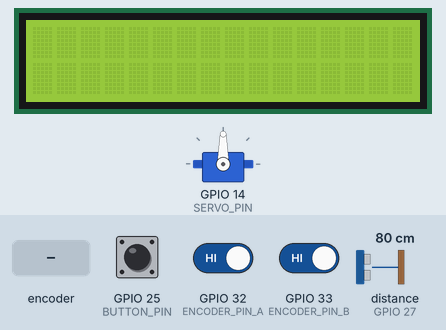
Recording of a sketch running on a simulated ESP32. On the bench: 16×2 character LCD, servo. Wiring (inferred from the names in the program): ultrasonic range finder: trigger GPIO 26; echo GPIO 27. Inputs (shaded band) come from the test bench; at power-on: distance to the obstacle (sensor on GPIO 27) 80 cm, GPIO 25 (BUTTON_PIN) HIGH, GPIO 32 (ENCODER_PIN_A) HIGH, GPIO 33 (ENCODER_PIN_B) HIGH. The echo pulse lasts 58.3 µs per cm; WiFi joins after 1.5 s; servers stay silent unless stated; no MQTT or app messages arrive unless stated; what the sketch prints to the serial monitor is not drawn.

Above: at 3.3 s.
3.4 s: distance to the obstacle (sensor on GPIO 27) set to 54 cm
4.9 s: distance to the obstacle (sensor on GPIO 27) set to 46 cm
At 6.3 s:
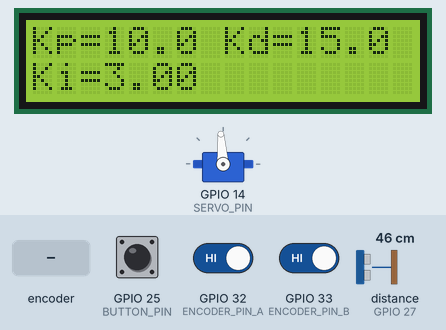
7.9 s: distance to the obstacle (sensor on GPIO 27) set to 18 cm
9.7 s: rotary encoder on GPIO 32 (ENCODER_PIN_A) / GPIO 33 (ENCODER_PIN_B) turned 1 step (first pin leading)
At 10.8 s:
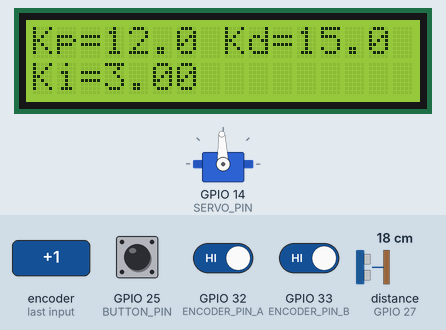
11.4 s: rotary encoder on GPIO 32 (ENCODER_PIN_A) / GPIO 33 (ENCODER_PIN_B) turned 1 step (first pin leading)
At 12.8 s:
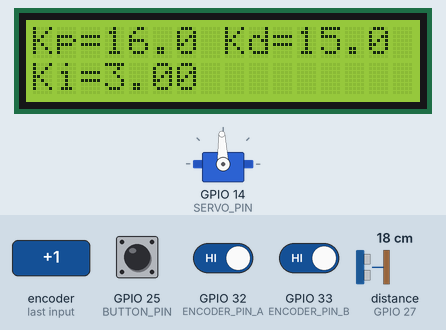
Timing chart, 0 to 14.1 s (numbered marks = the images above; inputs shaded):
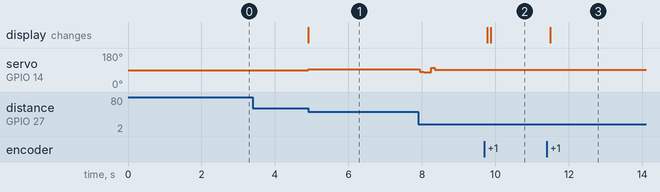

Measured:
- the behaviour switches between 51 and 50 cm on distance to the obstacle (sensor on GPIO 27) (found by bisection; images 0 and 1)
- after the input at 3.4 s, every drawn part: stays the same
- after the input at 4.9 s, servo on GPIO 14 (SERVO_PIN): 90° → 93° at once, → 94° 0.20 s later, → 95° 1.6 s later; the display: changes at once (image 1)
- after the input at 9.7 s, the display: first changes after 0.07 s (image 2 shows a later state)
- after the input at 11.4 s, the display: changes after 0.09 s (image 3)

The sketch:

com_mqtt.ino
```cpp
#include <ESP32Servo.h> // Biblioteca compatível com ESP32 baixar na
#include <LiquidCrystal.h>
#include <WiFi.h>
#include <PubSubClient.h>

#define NUM_SAMPLES 4  // Número de amostras para média móvel
#define MAX_VARIATION 30  // Variação máxima aceitável entre leituras consecutivas (cm)
#define SERVO_PIN 14  // Pino PWM do Servo
#define TRIG_PIN 26   // Trigger do sensor ultrassônico
#define ECHO_PIN 27   // Echo do sensor ultrassônico (usar divisor de tensão)
#define ENCODER_PIN_A  32  // Pino A do encoder
#define ENCODER_PIN_B  33  // Pino B do encoder
#define BUTTON_PIN  25    // Pino do botão do encoder (sw)

// Configuração do WiFi e MQTT
const char* ssid = "UFES_EM"; // Substitua pelo nome da sua rede WiFi
const char* password = "12345677"; // Substitua pela senha do WiFi
const char* mqtt_broker = "broker.emqx.io";  // Servidor MQTT público
const int mqtt_port = 1883;                      // Porta padrão MQTT
const char* mqtt_topic = "esp32/teste";          // Tópico onde os dados serão publicados

WiFiClient espClient;
PubSubClient client(espClient);

// Servo
Servo myServo;

// LCD
LiquidCrystal lcd(19, 23, 18, 17, 16, 15);

// Variáveis do controlador PID
double P, I, D;
double setpoint = 22.0;
double PID;
double Kp = 10; // 25
double Ki = 3;
double Kd = 15; // 22
double lastError = 0;
double timeNow = 0;
double lastTime = 0;
const int period = 100;
double integral=0;

// Configuração do Encoder
volatile double encoderValue = 0;  // Variável para armazenar o valor do encoder
int lastEncoded = 0; // Variável para armazenar o estado anterior do encoder
unsigned long lastChangeTime = 0; // Variável para armazenar o último tempo de mudança
int sw_k = 0;
int cont = 0;
bool lastButtonState = LOW;

void setup() {
  Serial.begin(115200);
  lcd.begin(16, 2);

  //  Timeout para evitar que WiFi trave o ESP32
  Serial.print("Conectando ao WiFi...");
  WiFi.begin(ssid, password);
  unsigned long wifiStartTime = millis();
  while (WiFi.status() != WL_CONNECTED) {
    delay(1000);
    Serial.print(".");
    if (millis() - wifiStartTime > 10000) {  // 10 segundos de timeout
      Serial.println("\nFalha ao conectar ao WiFi! Continuando sem WiFi.");
      break;
    }
  }

  if (WiFi.status() == WL_CONNECTED) {
    Serial.println("\nWiFi conectado!");
  }

  //  Conexão MQTT com timeout
  client.setServer(mqtt_broker, mqtt_port);
  unsigned long mqttStartTime = millis();
  while (!client.connected()) {
    Serial.println("Conectando ao MQTT...");
    if (client.connect("ESP32_Client")) {
      Serial.println("Conectado ao MQTT!");
    } else {
      Serial.print("Falha na conexão MQTT, estado: ");
      Serial.println(client.state());
      if (millis() - mqttStartTime > 5000) {  // 5 segundos de timeout
        Serial.println("Falha no MQTT. Continuando sem MQTT.");
        break;
      }
      delay(2000);
    }
  }

  // Configuração do Servo
  myServo.attach(SERVO_PIN);

  // Configuração do sensor ultrassônico
  pinMode(TRIG_PIN, OUTPUT);
  pinMode(ECHO_PIN, INPUT);

  // Configuração do Encoder
  pinMode(ENCODER_PIN_A, INPUT_PULLUP);
  pinMode(ENCODER_PIN_B, INPUT_PULLUP);
  pinMode(BUTTON_PIN, INPUT_PULLUP);
  attachInterrupt(digitalPinToInterrupt(ENCODER_PIN_A), updateEncoder, CHANGE);
  attachInterrupt(digitalPinToInterrupt(ENCODER_PIN_B), updateEncoder, CHANGE);

  lastTime = timeNow = millis();  // Inicia o tempo do PID
}

void loop() {
  if (!client.connected()) {
    reconnectMQTT(); // Tenta reconectar ao MQTT caso a conexão tenha caído
  }

  client.loop(); // Mantém a conexão ativa

  if (millis() > timeNow + period){
    timeNow = millis();
    float distance = filteredDistance();
    updatePIDValues();

    // Cálculo do erro
    double error = setpoint - distance;
    double vel = (error - lastError) / (period / 1000.0);
    // Cálculo do PID
    P = Kp * error;
    integral += error * (period / 1000.0);
    I = Ki * integral;
    if(abs(error) < 8){
      integral = 0;
      I = 0;
    }
    D = Kd * vel;
    lastError = error;

    PID = P + I + D;

    Serial.print("PID: ");
    Serial.print(PID*0.2 +1480);
    PID = constrain(PID*0.2 + 1485, 1300, 1600);

    myServo.writeMicroseconds(PID);

    Serial.print(" | I: ");
    Serial.print(I);
    Serial.print(" | Dist: ");
    Serial.println(distance);

    printValues(Kp, Kd, Ki);

    // Enviar dados via MQTT
    sendMQTTData(vel, error, P, I, D);
  }
}

// Envio de dados via MQTT
void sendMQTTData(float posicao, float erro, float p, float i, float d) {
  char payload[100];
  snprintf(payload, sizeof(payload),
           "{\"posicao\":%.2f, \"erro\":%.2f, \"P\":%.2f, \"I\":%.2f, \"D\":%.2f}",
           posicao, erro, p, i, d);
  client.publish(mqtt_topic, payload);
}

// Função de interrupção para atualizar o valor do encoder
void updateEncoder() {
  int MSB = digitalRead(ENCODER_PIN_A);
  int LSB = digitalRead(ENCODER_PIN_B);
  int encoded = (MSB << 1) | LSB;
  int sum = (lastEncoded << 2) | encoded;

  if (sum == 0b1101 || sum == 0b0100 || sum == 0b0010 || sum == 0b1011) encoderValue = encoderValue + 1;
  if (sum == 0b1110 || sum == 0b0111 || sum == 0b0001 || sum == 0b1000) encoderValue = encoderValue - 1;

  lastEncoded = encoded;
  lastChangeTime = millis();
}

void printValues(float kp, float kd, float ki) {
  char buffer1[16], buffer2[16];
  snprintf(buffer1, sizeof(buffer1), "Kp=%.1f Kd=%.1f", kp, kd);
  snprintf(buffer2, sizeof(buffer2), "Ki=%.2f", ki);

  lcd.setCursor(0, 0);
  lcd.print(buffer1);
  lcd.setCursor(0, 1);
  lcd.print(buffer2);
}

void updatePIDValues() {
  bool currentButtonState = digitalRead(BUTTON_PIN);
  // Verifica se o botão do encoder foi pressionado
  if (cont == 150) {
    if (currentButtonState == LOW && lastButtonState == HIGH) {
      sw_k += 1;
      if (sw_k == 3) sw_k = 0;
    }
    lastButtonState = currentButtonState; // pra evitar mais de uma pressionada
  } else {
    cont += 1;
  }

  // Atualizando valores de K em uma escala diferente pra cada um
  if (sw_k == 0) {
    Kp = constrain(Kp + encoderValue * 1.0, 0, 100);
  } else if (sw_k == 1) {
    Kd = constrain(Kd + encoderValue * 1.0, 0, 100);
  } else {
    Ki = constrain(Ki + encoderValue * 0.01, 0.00, 5.0);
  }

  // Reseta o valor do encoder após cada leitura
  encoderValue = 0;
}

float filteredDistance() {
  static float readings[NUM_SAMPLES] = {0};
  static int index = 0;
  static float lastValid = 20;
  float newReading = 0;

  do {
   newReading = getDistance();
  } while(newReading > 50 || newReading < 0);

  if (abs(newReading - lastValid) > MAX_VARIATION) {
    return lastValid;
  }

  readings[index] = newReading;
  index = (index + 1) % NUM_SAMPLES;

  float sum = 0;
  for (int i = 0; i < NUM_SAMPLES; i++) {
    sum += readings[i];
  }
  lastValid = sum / float(NUM_SAMPLES);

  return int(lastValid);
}

float getDistance(){
  digitalWrite(TRIG_PIN, LOW);
  delayMicroseconds(2);
  digitalWrite(TRIG_PIN, HIGH);
  delayMicroseconds(10);
  digitalWrite(TRIG_PIN, LOW);

  return int(pulseIn(ECHO_PIN, HIGH) * 0.01715);
}

// Conectar ao MQTT
void reconnectMQTT() {
  while (!client.connected()) {
    Serial.println("Conectando ao MQTT...");
    if (client.connect("ESP32_Client")) {
      Serial.println("Conectado!");
    } else {
      Serial.print("Falha, rc=");
      Serial.print(client.state());
      Serial.println(" Tentando novamente...");
      delay(2000);
    }
  }
}
```
